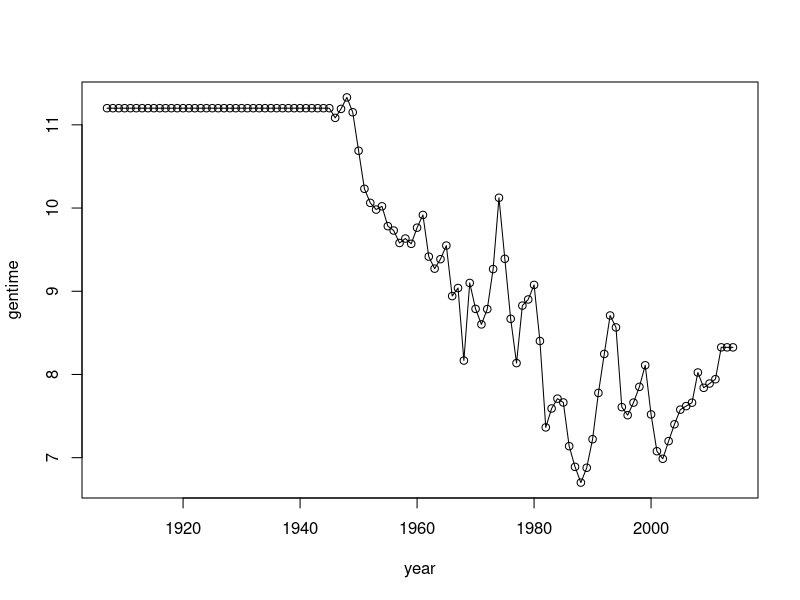
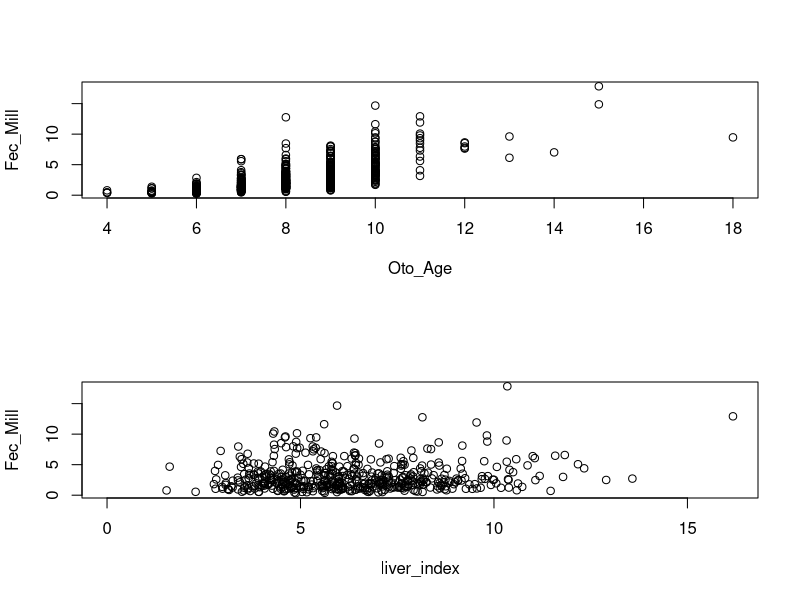
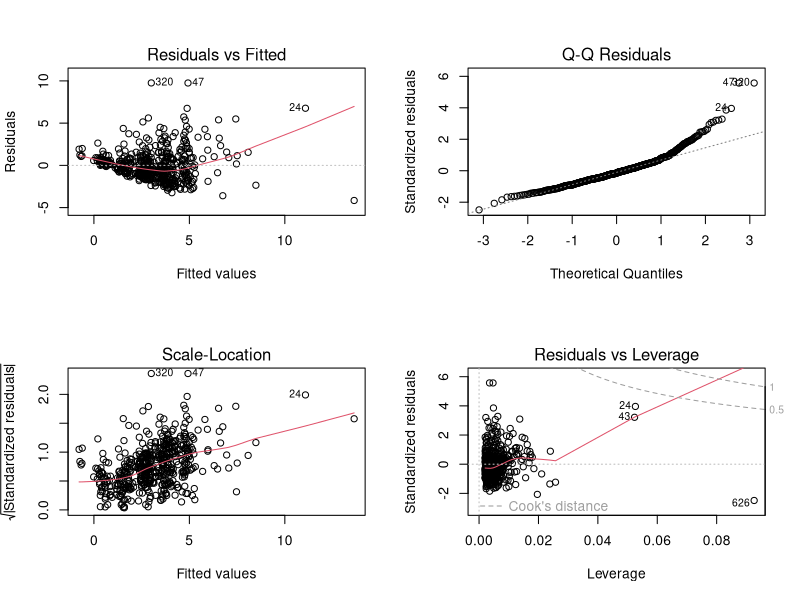
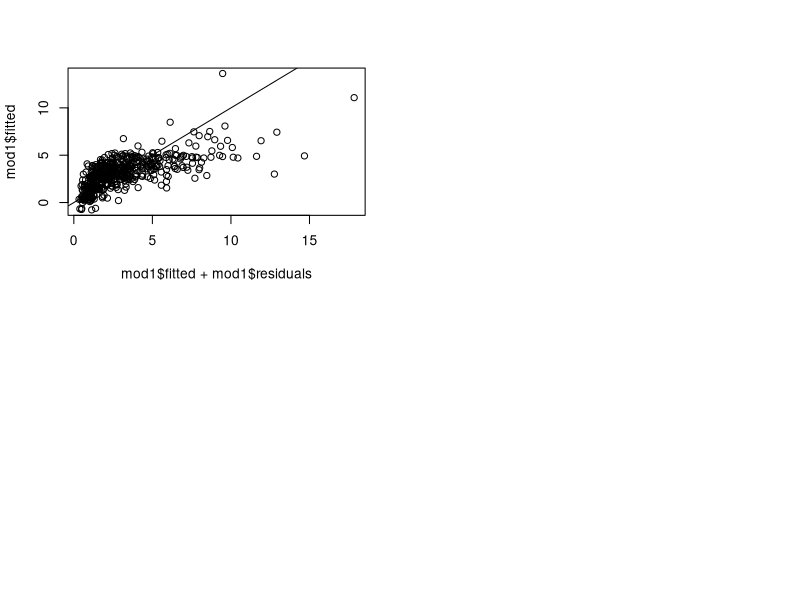
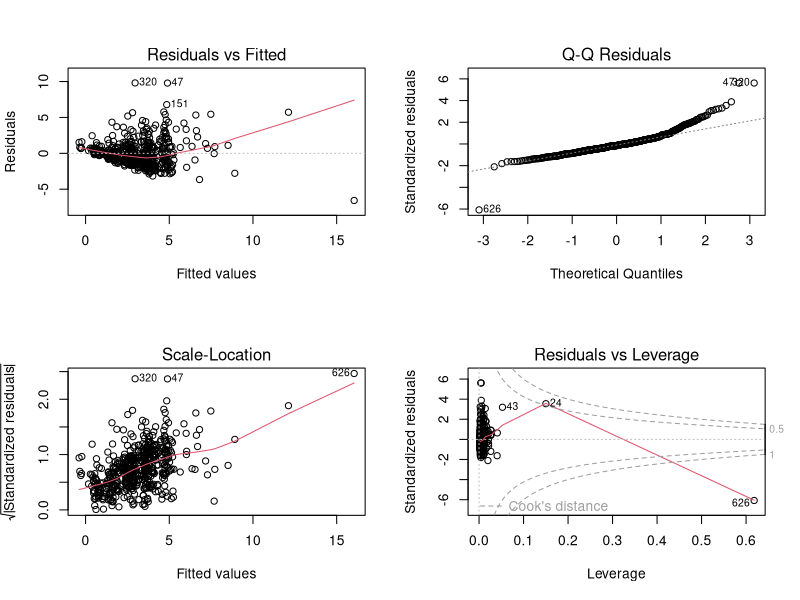
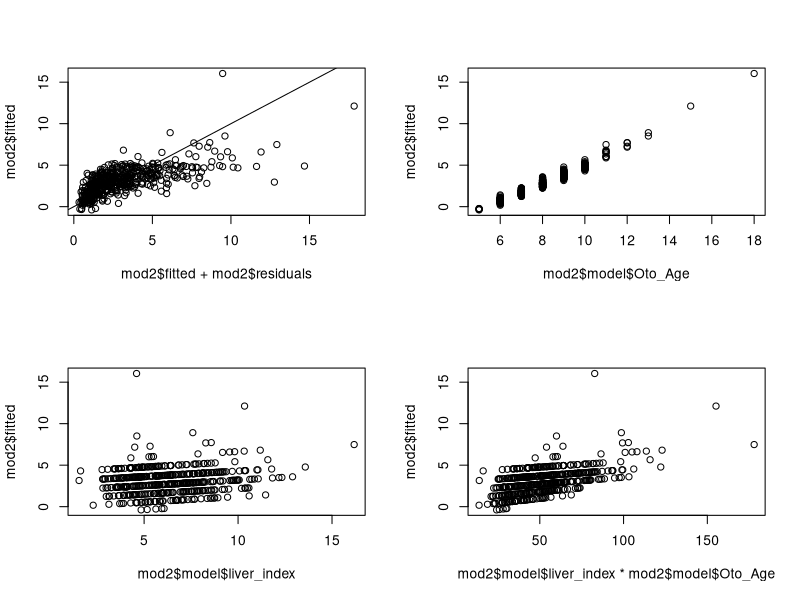
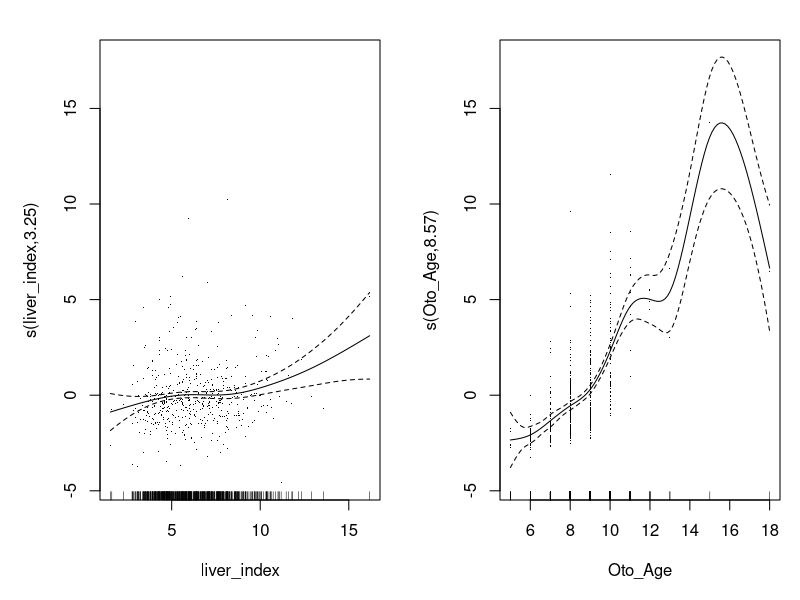
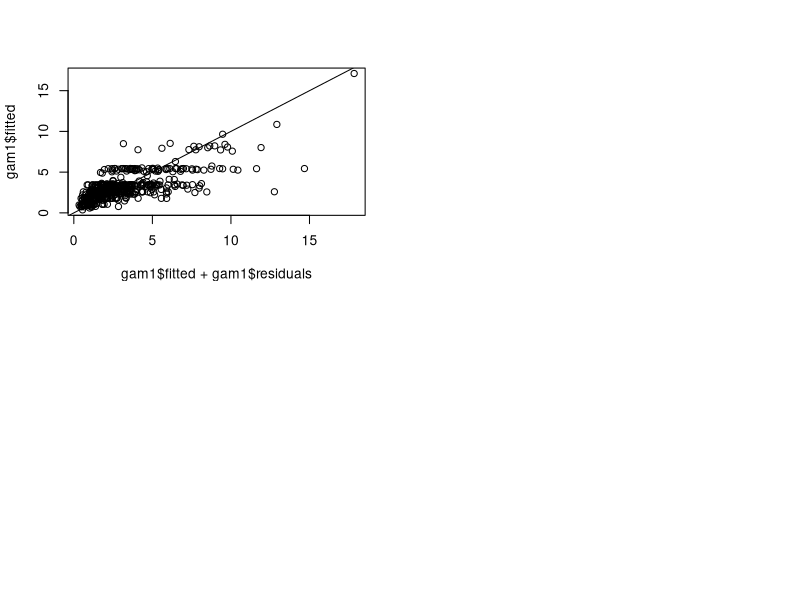

Source code (R) for these figures, in order:
##############
# Functions
##############

require(data.table)
require(mgcv)
require(Hmisc)

# weighted mean for use with summarize in Hmisc
# x in col 1, w in col 2
wmean <- function(x){
	return(weighted.mean(x=x[,1], w=x[,2]))
}

############
# Data prep
############

# read in
age <- fread('data/kjesbu_fecundity/Rollesfsen1953_Fig1.csv') # mature age distribution (Lofoten) 1932-1953
catchage <- fread('data/kjesbu_fecundity/AFWG_Table3.6catchnumbersatage.csv') # numbers at age from catch data 1946-2015. age13 is "gp+", presumably 13+
stockage <- fread('data/kjesbu_fecundity/AFWG_Table3.16stocknumbersatage.csv') # numbers at age from stock assessment 1946-2015
maturity <- fread('data/kjesbu_fecundity/AFWG_Table3.11proportionmatureatage.csv') # proportion mature at age, for use with catchage and stockage
fec <- fread('data/kjesbu_fecundity/Fekunditet Andenes 1986_2006 Excel_2.csv') # fecundity data for making a model
liv <- fread('data/kjesbu_fecundity/Leverdata.csv') # liver index

# trim fecundity data
fec <- fec[fec$Main_series=='Y',] # trim to main series
fec <- fec[fec$Oto_Type %in% 3:5,] # trim to skrei
	
# calc liver index
fec$liver_index <- 100*fec$Fish_Liver/fec$Fish_Weight

# rescale age distribution percents to sum to 100 (Lofoften data)
yrs <- sort(unique(age$year))
age$percent <- NA
for(i in 1:length(yrs)){
	inds <- age$year == yrs[i]
	thissum <- sum(age$percent_rough[inds])
	age$percent[inds] <- age$percent_rough[inds]/thissum*100
}

# Reshape AFWG data to long format
ctc <- reshape(catchage, varying=names(catchage)[2:12], direction='long', sep='', timevar='age', v.names='catch', times=3:13, idvar='year') # catch data. age 13 is 13+
stk <- reshape(stockage, varying=names(stockage)[2:14], direction='long', sep='', timevar='age', v.names='number', times=1:13, idvar='year')
mat <- reshape(maturity, varying=names(maturity)[2:12], direction='long', sep='', timevar='age', v.names='prop', times=3:13, idvar='year') # catch data. age 13 is 13+

# Calculate proportion mature individuals in each age class (AFWG data)
ctc2 <- merge(ctc, mat, by=c('year', 'age'))
stk2 <- merge(stk, mat, by=c('year', 'age')) # drops ages 1-2

	# number mature at each age
ctc2$nummat <- ctc2$catch * ctc2$prop
stk2$nummat <- stk2$number * stk2$prop

	# scale to a percent
yrs <- sort(unique(ctc2$year))
ctc2$percent <- NA
for(i in 1:length(yrs)){
	inds <- ctc2$year == yrs[i]
	thissum <- sum(ctc2$nummat[inds])
	ctc2$percent[inds] <- ctc2$nummat[inds]/thissum*100
}

yrs <- sort(unique(stk2$year))
stk2$percent <- NA
for(i in 1:length(yrs)){
	inds <- stk2$year == yrs[i]
	thissum <- sum(stk2$nummat[inds])
	stk2$percent[inds] <- stk2$nummat[inds]/thissum*100
}

# Add liver data to age distribution data
age <- merge(age, liv, by.x='year', by.y='Year')
ctc2 <- merge(ctc2, liv, by.x='year', by.y='Year') # lose 2014 and 2015
stk2 <- merge(stk2, liv, by.x='year', by.y='Year') # lose 2014 and 2015

####################
# Fecundity model
####################

# basic plots of fecundity data
quartz(width=7, height=5)
par(mfrow=c(2,1))
with(fec, plot(Fec_Mill ~ Oto_Age))
with(fec, plot(Fec_Mill ~ liver_index))

# model

mod1 <- lm(Fec_Mill ~ liver_index + Oto_Age, data=fec) # no interactions
	summary(mod1)
	par(mfrow=c(2,2)); plot(mod1)
	plot(mod1$fitted + mod1$residuals, mod1$fitted); abline(0,1)

mod2 <- lm(Fec_Mill ~ liver_index + Oto_Age +I(Oto_Age^2), data=fec)
	summary(mod2)
	par(mfrow=c(2,2)); plot(mod2)
	plot(mod2$fitted + mod2$residuals, mod2$fitted); abline(0,1)
	plot(mod2$model$Oto_Age, mod2$fitted)
	plot(mod2$model$liver_index, mod2$fitted)
	plot(mod2$model$liver_index*mod2$model$Oto_Age, mod2$fitted)


AIC(mod1, mod2)

# GAMs	
gam1 <- gam(Fec_Mill ~ s(liver_index) + s(Oto_Age), data=fec)
	plot(gam1, pages=1, residuals=TRUE)
	plot(gam1$fitted + gam1$residuals, gam1$fitted); abline(0,1)



# test for sensitivity to oocyte diameter

mod2_g500 <- lm(Fec_Mill ~ liver_index + Oto_Age +I(Oto_Age^2), data=fec[fec$Ooc_Mean_Dia > 500,])
mod2_g600 <- lm(Fec_Mill ~ liver_index + Oto_Age +I(Oto_Age^2), data=fec[fec$Ooc_Mean_Dia > 600,])


gam1_g500 <- gam(Fec_Mill ~ s(liver_index) + s(Oto_Age), data=fec[fec$Ooc_Mean_Dia > 500,]) # only egg > 500 um, to test sensitivity
	plot(gam1_g500, pages=1, residuals=TRUE)
	plot(gam1_g500$fitted + gam1_g500$residuals, gam1_g500$fitted, xlab='observed', ylab='predicted'); abline(0,1)

gam1_g600 <- gam(Fec_Mill ~ s(liver_index) + s(Oto_Age), data=fec[fec$Ooc_Mean_Dia > 600,]) # only egg > 600 um, to test sensitivity
	plot(gam1_g600, pages=1, residuals=TRUE)
	plot(gam1_g600$fitted + gam1_g600$residuals, gam1_g600$fitted, xlab='observed', ylab='predicted'); abline(0,1)


######################
# Do calculations
######################

# calc fecundity by age in each year (from each of 6 models)
	# Lofoten data
age$fec_lm <- predict(mod2, newdata=data.frame(liver_index=age$"HSI Commercial", Oto_Age=age$age))
age$fec_lm_g500 <- predict(mod2_g500, newdata=data.frame(liver_index=age$"HSI Commercial", Oto_Age=age$age))
age$fec_lm_g600 <- predict(mod2_g600, newdata=data.frame(liver_index=age$"HSI Commercial", Oto_Age=age$age))

age$fec_gam <- predict(gam1, newdata=data.frame(liver_index=age$"HSI Commercial", Oto_Age=age$age))
age$fec_gam_g500 <- predict(gam1_g500, newdata=data.frame(liver_index=age$"HSI Commercial", Oto_Age=age$age))
age$fec_gam_g600 <- predict(gam1_g600, newdata=data.frame(liver_index=age$"HSI Commercial", Oto_Age=age$age))

	# AFWG catch data
ctc2$fec_lm <- predict(mod2, newdata=data.frame(liver_index=ctc2$"HSI Commercial", Oto_Age=ctc2$age))
ctc2$fec_lm_g500 <- predict(mod2_g500, newdata=data.frame(liver_index=ctc2$"HSI Commercial", Oto_Age=ctc2$age))
ctc2$fec_lm_g600 <- predict(mod2_g600, newdata=data.frame(liver_index=ctc2$"HSI Commercial", Oto_Age=ctc2$age))

ctc2$fec_gam <- predict(gam1, newdata=data.frame(liver_index=ctc2$"HSI Commercial", Oto_Age=ctc2$age))
ctc2$fec_gam_g500 <- predict(gam1_g500, newdata=data.frame(liver_index=ctc2$"HSI Commercial", Oto_Age=ctc2$age))
ctc2$fec_gam_g600 <- predict(gam1_g600, newdata=data.frame(liver_index=ctc2$"HSI Commercial", Oto_Age=ctc2$age))

	# turn negative fecundities to zero
for(i in grep('fec', names(ctc2))){
  thiscol <- names(ctc2)[i]
	ctc2[ctc2[,get(thiscol)]<0 & !is.na(ctc2[,get(thiscol)]), (thiscol) := 0]
}

	# AFWG stock assessment data
stk2$fec_lm <- predict(mod2, newdata=data.frame(liver_index=stk2$"HSI Commercial", Oto_Age=stk2$age))
stk2$fec_lm_g500 <- predict(mod2_g500, newdata=data.frame(liver_index=stk2$"HSI Commercial", Oto_Age=stk2$age))
stk2$fec_lm_g600 <- predict(mod2_g600, newdata=data.frame(liver_index=stk2$"HSI Commercial", Oto_Age=stk2$age))

stk2$fec_gam <- predict(gam1, newdata=data.frame(liver_index=stk2$"HSI Commercial", Oto_Age=stk2$age))
stk2$fec_gam_g500 <- predict(gam1_g500, newdata=data.frame(liver_index=stk2$"HSI Commercial", Oto_Age=stk2$age))
stk2$fec_gam_g600 <- predict(gam1_g600, newdata=data.frame(liver_index=stk2$"HSI Commercial", Oto_Age=stk2$age))

	# turn negative fecundities to zero
for(i in grep('fec', names(stk2))){
  thiscol <- names(stk2)[i]
  stk2[stk2[,get(thiscol)]<0 & !is.na(stk2[,get(thiscol)]), (thiscol) := 0]
}


# examine the 3 models
with(age, plot(fec_lm, fec_lm_g500)) # similar
with(age, plot(fec_lm, fec_lm_g600)) # similar
with(age, plot(fec_lm, fec_gam)) # different for high fecundity
with(age, plot(fec_gam, fec_gam_g500)) # similar
with(age, plot(fec_gam, fec_gam_g600)) # different for old fish

# calc generation time
	# Lofoten data
genlof <- summarize(X=cbind(age$age, age$percent*age$fec_lm), by=list(year=age$year), FUN=wmean, stat.name='gen_lm') # generation time: mean age, weighted by egg production
genlof2 <- summarize(X=cbind(age$age, age$percent*age$fec_lm_g500), by=list(year=age$year), FUN=wmean, stat.name='gen_lm_g500') # lm g500 model
genlof3 <- summarize(X=cbind(age$age, age$percent*age$fec_lm_g600), by=list(year=age$year), FUN=wmean, stat.name='gen_lm_g600') # lm g600 model
genlof4 <- summarize(X=cbind(age$age, age$percent*age$fec_gam), by=list(year=age$year), FUN=wmean, stat.name='gen_gam') # gam all model
genlof5 <- summarize(X=cbind(age$age, age$percent*age$fec_gam_g500), by=list(year=age$year), FUN=wmean, stat.name='gen_gam_g500') # for gam g500 model
genlof6 <- summarize(X=cbind(age$age, age$percent*age$fec_gam_g600), by=list(year=age$year), FUN=wmean, stat.name='gen_gam_g600') # for gam g600 model

genlof <- merge(genlof, genlof2)
genlof <- merge(genlof, genlof3)
genlof <- merge(genlof, genlof4)
genlof <- merge(genlof, genlof5)
genlof <- merge(genlof, genlof6)

	# AFWG catch data
genctc <- summarize(X=cbind(ctc2$age, ctc2$percent*ctc2$fec_lm), by=list(year=ctc2$year), FUN=wmean, stat.name='gen_lm') # generation time: mean age, weighted by egg production
genctc2 <- summarize(X=cbind(ctc2$age, ctc2$percent*ctc2$fec_lm_g500), by=list(year=ctc2$year), FUN=wmean, stat.name='gen_lm_g500') # lm g500 model
genctc3 <- summarize(X=cbind(ctc2$age, ctc2$percent*ctc2$fec_lm_g600), by=list(year=ctc2$year), FUN=wmean, stat.name='gen_lm_g600') # lm g600 model
genctc4 <- summarize(X=cbind(ctc2$age, ctc2$percent*ctc2$fec_gam), by=list(year=ctc2$year), FUN=wmean, stat.name='gen_gam') # gam all model
genctc5 <- summarize(X=cbind(ctc2$age, ctc2$percent*ctc2$fec_gam_g500), by=list(year=ctc2$year), FUN=wmean, stat.name='gen_gam_g500') # for gam g500 model
genctc6 <- summarize(X=cbind(ctc2$age, ctc2$percent*ctc2$fec_gam_g600), by=list(year=ctc2$year), FUN=wmean, stat.name='gen_gam_g600') # for gam g600 model

genctc <- merge(genctc, genctc2)
genctc <- merge(genctc, genctc3)
genctc <- merge(genctc, genctc4)
genctc <- merge(genctc, genctc5)
genctc <- merge(genctc, genctc6)

	# AFWG assessment data
genstk <- summarize(X=cbind(stk2$age, stk2$percent*stk2$fec_lm), by=list(year=stk2$year), FUN=wmean, stat.name='gen_lm') # generation time: mean age, weighted by egg production
genstk2 <- summarize(X=cbind(stk2$age, stk2$percent*stk2$fec_lm_g500), by=list(year=stk2$year), FUN=wmean, stat.name='gen_lm_g500') # lm g500 model
genstk3 <- summarize(X=cbind(stk2$age, stk2$percent*stk2$fec_lm_g600), by=list(year=stk2$year), FUN=wmean, stat.name='gen_lm_g600') # lm g600 model
genstk4 <- summarize(X=cbind(stk2$age, stk2$percent*stk2$fec_gam), by=list(year=stk2$year), FUN=wmean, stat.name='gen_gam') # gam all model
genstk5 <- summarize(X=cbind(stk2$age, stk2$percent*stk2$fec_gam_g500), by=list(year=stk2$year), FUN=wmean, stat.name='gen_gam_g500') # for gam g500 model
genstk6 <- summarize(X=cbind(stk2$age, stk2$percent*stk2$fec_gam_g600), by=list(year=stk2$year), FUN=wmean, stat.name='gen_gam_g600') # for gam g600 model

genstk <- merge(genstk, genstk2)
genstk <- merge(genstk, genstk3)
genstk <- merge(genstk, genstk4)
genstk <- merge(genstk, genstk5)
genstk <- merge(genstk, genstk6)


# Average generation time across all years
colMeans(genlof[,2:ncol(genlof)]) # generation time with each of the models
colMeans(genctc[,2:ncol(genctc)], na.rm=TRUE) # generation time with each of the models
colMeans(genstk[,2:ncol(genstk)], na.rm=TRUE) # generation time with each of the models


# Compare the overlapping years

quartz(width=6, height=4)
# pdf(width=6, height=4, file='generationtime.pdf')
par(mai=c(1,1,0.2, 0.2), las=1)
with(genlof, plot(year, gen_gam, lty=1, type='o', ylim=c(6,13), xlim=c(1932,2013), xlab='Year', ylab='Generation time (years)', pch=16, cex=0.5))
#with(genlof, lines(year, gen_lm, col='black', lty=2))
#with(genlof, lines(year, gen_lm_g500, col='black', lty=3))
#with(genlof, lines(year, gen_lm_g600, col='black', lty=4))
#with(genlof, lines(year, gen_gam_g500, col='black', lty=5))
#with(genlof, lines(year, gen_gam_g600, col='black', lty=6))

with(genctc, lines(year, gen_gam, col='blue', lty=1, pch=16, cex=0.5, type='o'))
#with(genctc, lines(year, gen_lm, col='blue', lty=2))
#with(genctc, lines(year, gen_lm_g500, col='blue', lty=3))
#with(genctc, lines(year, gen_lm_g600, col='blue', lty=4))
#with(genctc, lines(year, gen_gam_g500, col='blue', lty=5))
#with(genctc, lines(year, gen_gam_g600, col='blue', lty=6))

with(genstk, lines(year, gen_gam, col='green', lty=1, pch=16, cex=0.5, type='o'))
#with(genstk, lines(year, gen_lm, col='green', lty=2))
#with(genstk, lines(year, gen_lm_g500, col='green', lty=3))
#with(genstk, lines(year, gen_lm_g600, col='green', lty=4))
#with(genstk, lines(year, gen_gam_g500, col='green', lty=5))
#with(genstk, lines(year, gen_gam_g600, col='green', lty=6))

legend('bottomleft', legend=c('Rollefsen', 'AFWG catch', 'AFWG assessment'), lty=1, col=c('black', 'blue', 'green'), bty='n')

dev.off()


# Calculation for 1907-2014
final <- data.frame(year=c(1907:1945, genstk$year, 2014), gentime=c(rep(11.2, 39), genstk$gen_gam, genstk$gen_gam[genstk$year==2012]))
final$gentime[final$year==2013] <- final$gentime[final$year==2012] # fill in missing

with(final, plot(year, gentime, type='o'))
	# 1: 1907-1918
	# 2: 1918-1929
	# 3: 1929-1940
	# 4: 1940-1951
	# 5: 1951-1961
	# 6: 1961-1970
	# 7: 1970-1979
	# 8: 1979-1987
	# 9: 1987-1995
	# 10: 1995-2003
	# 11: 2003-2011

mean(final$gentime)
